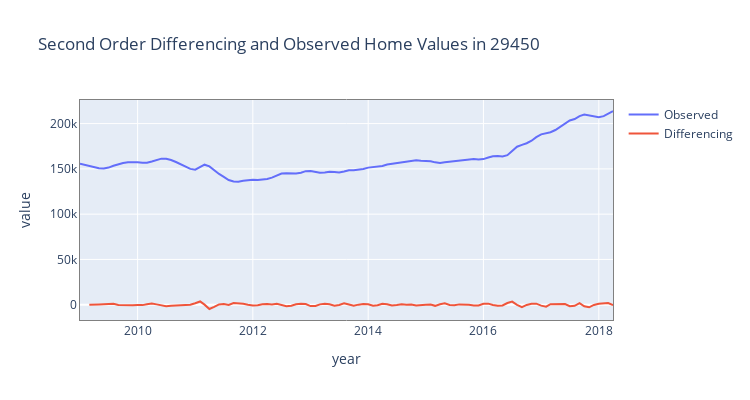
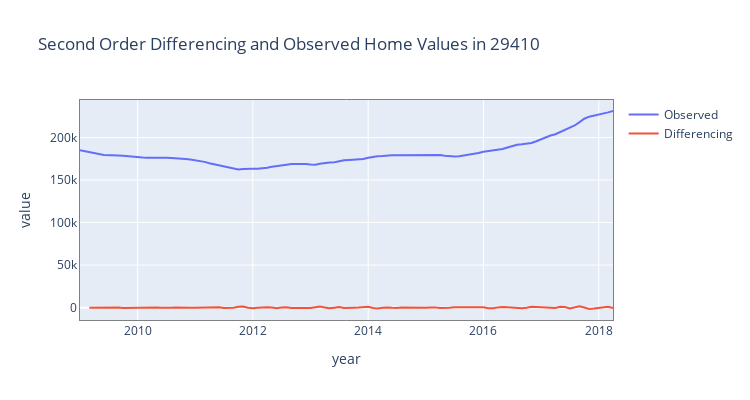
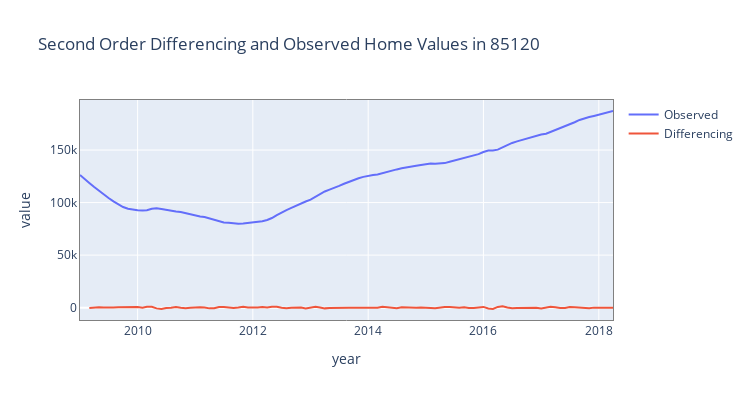

Notebook code for these charts, in order:
### Code cell
# perform 2nd order differencing
stationarity_diff_chk(df_ts_af_crisis, zipcode=zip_codes,
                      periods=1, plot=True, diff_n=2)
